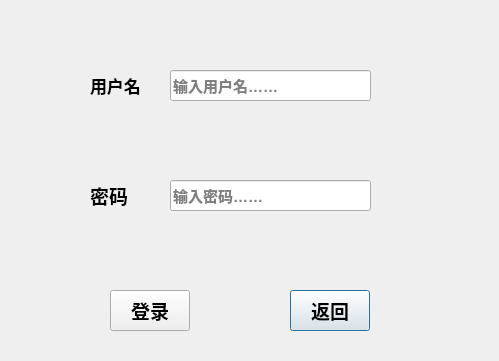
<?xml version="1.0" encoding="UTF-8"?>
<ui version="4.0">
 <class>login</class>
 <widget class="QDialog" name="login">
  <property name="geometry">
   <rect>
    <x>0</x>
    <y>0</y>
    <width>499</width>
    <height>361</height>
   </rect>
  </property>
  <property name="windowTitle">
   <string>Dialog</string>
  </property>
  <widget class="QPushButton" name="return_2">
   <property name="geometry">
    <rect>
     <x>290</x>
     <y>290</y>
     <width>80</width>
     <height>41</height>
    </rect>
   </property>
   <property name="font">
    <font>
     <family>Arial</family>
     <pointsize>14</pointsize>
     <weight>75</weight>
     <bold>true</bold>
    </font>
   </property>
   <property name="text">
    <string>返回</string>
   </property>
  </widget>
  <widget class="QPushButton" name="log">
   <property name="geometry">
    <rect>
     <x>110</x>
     <y>290</y>
     <width>80</width>
     <height>41</height>
    </rect>
   </property>
   <property name="font">
    <font>
     <family>Arial</family>
     <pointsize>14</pointsize>
     <weight>75</weight>
     <bold>true</bold>
    </font>
   </property>
   <property name="text">
    <string>登录</string>
   </property>
  </widget>
  <widget class="QLineEdit" name="name">
   <property name="geometry">
    <rect>
     <x>170</x>
     <y>70</y>
     <width>201</width>
     <height>31</height>
    </rect>
   </property>
   <property name="font">
    <font>
     <family>Arial</family>
     <pointsize>11</pointsize>
     <weight>75</weight>
     <bold>true</bold>
    </font>
   </property>
   <property name="placeholderText">
    <string>输入用户名……</string>
   </property>
  </widget>
  <widget class="QLineEdit" name="password">
   <property name="geometry">
    <rect>
     <x>170</x>
     <y>180</y>
     <width>201</width>
     <height>31</height>
    </rect>
   </property>
   <property name="font">
    <font>
     <family>Arial</family>
     <pointsize>11</pointsize>
     <weight>75</weight>
     <bold>true</bold>
    </font>
   </property>
   <property name="inputMask">
    <string/>
   </property>
   <property name="text">
    <string/>
   </property>
   <property name="placeholderText">
    <string>输入密码……</string>
   </property>
  </widget>
  <widget class="QLabel" name="label">
   <property name="geometry">
    <rect>
     <x>90</x>
     <y>70</y>
     <width>61</width>
     <height>31</height>
    </rect>
   </property>
   <property name="font">
    <font>
     <family>Arial</family>
     <pointsize>13</pointsize>
     <weight>75</weight>
     <bold>true</bold>
    </font>
   </property>
   <property name="text">
    <string>用户名</string>
   </property>
  </widget>
  <widget class="QLabel" name="label_2">
   <property name="geometry">
    <rect>
     <x>90</x>
     <y>180</y>
     <width>61</width>
     <height>31</height>
    </rect>
   </property>
   <property name="font">
    <font>
     <family>Arial</family>
     <pointsize>14</pointsize>
     <weight>75</weight>
     <bold>true</bold>
    </font>
   </property>
   <property name="text">
    <string>密码</string>
   </property>
  </widget>
 </widget>
 <resources/>
 <connections/>
</ui>
